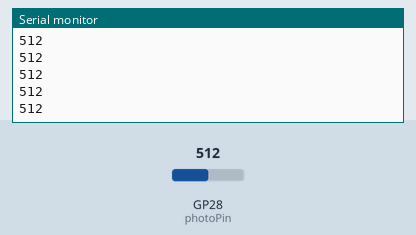
Recording of a sketch running on a simulated Raspberry Pi Pico. Shown: the last lines printed to the serial monitor. The test bench sets the inputs (shaded band); at power-on: GP28 (photoPin) = 512.

Above: at 1.2 s.
1.3 s: GP28 (photoPin) set to 716
At 1.31 s:
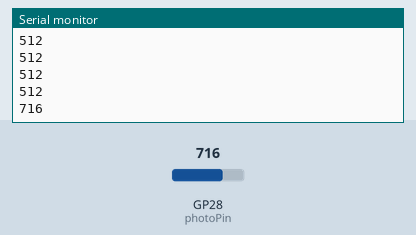
2.8 s: GP28 (photoPin) set to 900
At 2.81 s:
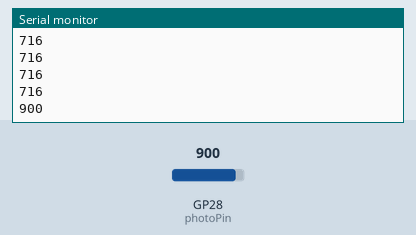
Timing chart, 0 to 5.8 s (numbered marks = the images above; inputs shaded):
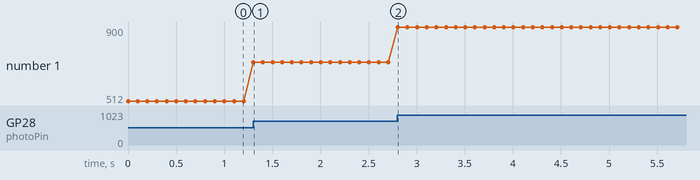

Measured:
- after the input at 1.3 s, the serial monitor: prints a new line at once (image 1)
- after the input at 2.8 s, the serial monitor: prints a new line at once (image 2)
- plotted number 1: 512 → 716 after the input at 1.3 s, 716 → 900 after the input at 2.8 s

The sketch:

Photoresistance.ino
```cpp
/*
 * Keyes 42 in 1 Starter Kit for Raspberry Pi Pico
 * lesson 21
 * Photoresistance
*/
int val = 0;
int photoPin = 28;  //光敏电阻传感器接模拟口ADC2
void setup() {
  Serial.begin(9600);//设置波特率9600
}

void loop() {
  val = analogRead(photoPin);//读取传感器器的值
  Serial.println(val);//打印值
  delay(100);//延时100MS

}
```
